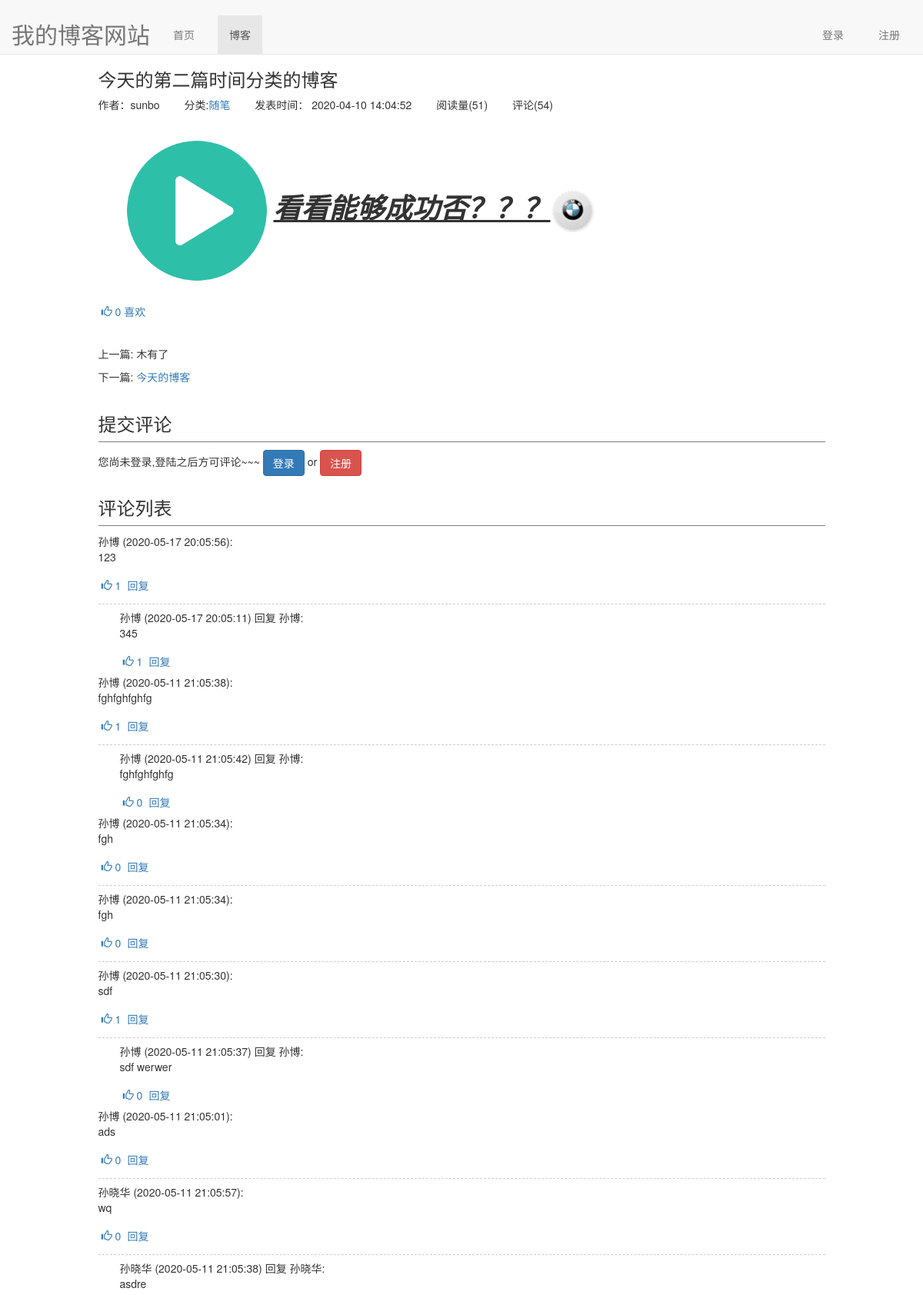
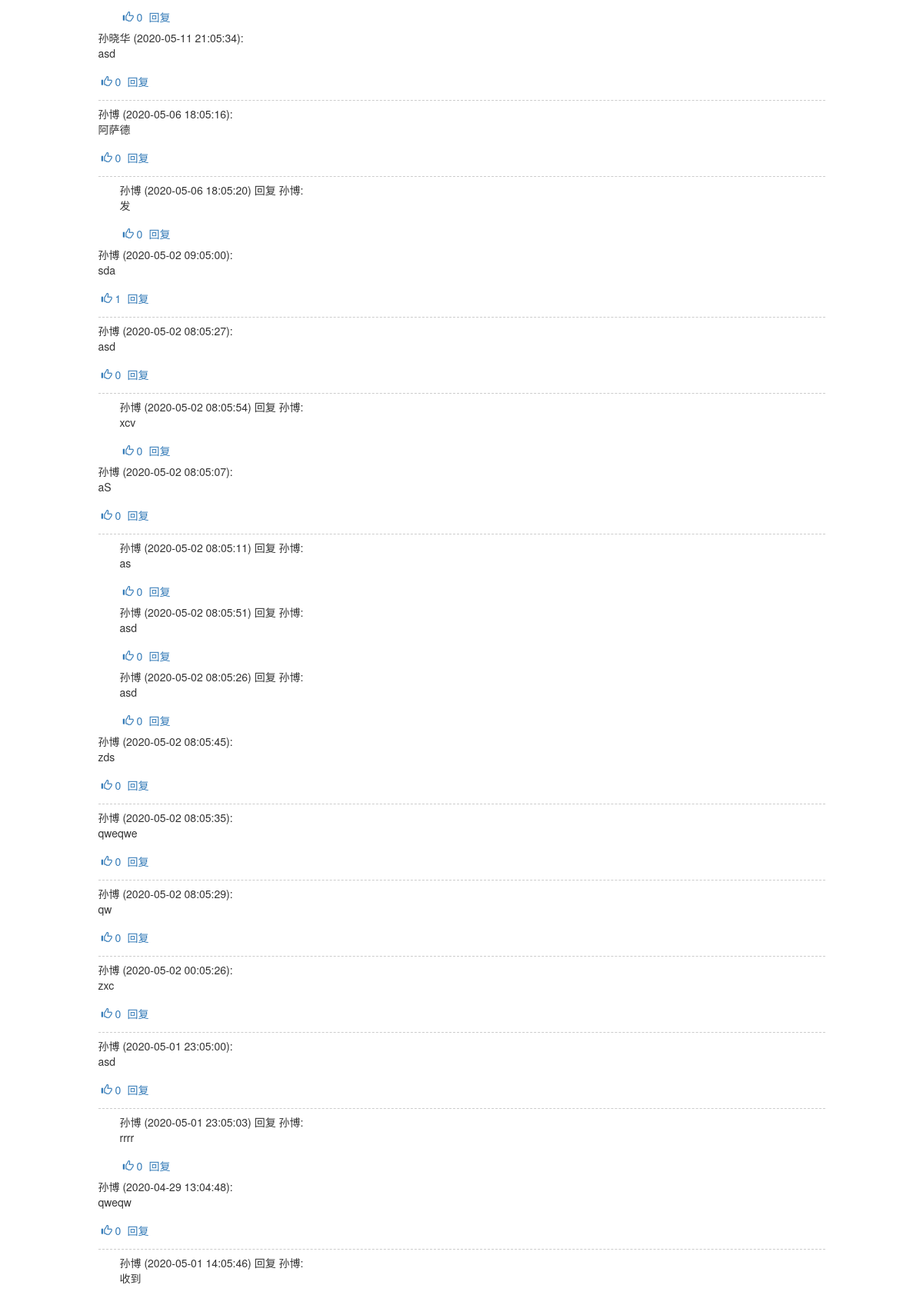
The app's page /39 (upper part) with its own data (2 pictures, top to bottom).
### blog/models.py (models this page shows, shortened)
class Blog(models.Model, ReadNumExpandMethod):
    title = models.CharField(max_length=50)     # 博客名字
    blog_type = models.ForeignKey(BlogType, on_delete=models.DO_NOTHING, related_name="blog")   # 关联类型
    content = RichTextUploadingField()    # 博客内容
    author = models.ForeignKey(User, on_delete=models.DO_NOTHING)   # 博客作者
    read_details = GenericRelation(ReadDetail)
    created_time = models.DateTimeField(auto_now_add=True)  # 创建时间
    last_updated_time = models.DateTimeField(auto_now=True)     # 最后修改时间
    class Meta:
        ordering = ["-created_time"]

class BlogType(models.Model):
    type_name = models.CharField(max_length=15)     # 博客类型
    def __str__(self):
        return self.type_name

### read_statistics/models.py (models this page shows)
class ReadNum(models.Model):
    read_num = models.IntegerField(default=0)  # 阅读数量统计
    content_type = models.ForeignKey(ContentType, on_delete=models.DO_NOTHING)   # 通过ContentType获取对应的模型类
    object_id = models.PositiveIntegerField()    # 记录对应模型的主键值
    content_object = GenericForeignKey('content_type', 'object_id')     # 将获取的模型类和对应的主键值关联起来，这样就能获取到主键值对应的数据了

### likes/models.py (models this page shows)
class LikeCount(models.Model):
    content_type = models.ForeignKey(ContentType, on_delete=models.CASCADE)  # 通过ContentType获取对应的模型类
    object_id = models.PositiveIntegerField()
    content_object = GenericForeignKey('content_type', 'object_id')			# 记录被点赞的对象
    liked_num = models.IntegerField(default=0)		# 点赞的数量

### comment/models.py (models this page shows, shortened)
class Comment(models.Model):
    content_type = models.ForeignKey(ContentType, on_delete=models.DO_NOTHING)  # 通过ContentType获取对应的模型类
    object_id = models.PositiveIntegerField()  # 记录对应模型的主键值
    content_object = GenericForeignKey('content_type', 'object_id')
    text = models.TextField()
    comment_time = models.DateTimeField(auto_now_add=True)
    user = models.ForeignKey(User, related_name="comments", on_delete=models.DO_NOTHING)   # 谁写的评论  一个模型两个字段同时指向 User 需要使用反向解析
    root = models.ForeignKey("self", null=True, related_name="root_comment", on_delete=models.DO_NOTHING)   # 记录每一条回复的顶级评论是哪一条 null=True 允许为空
    parent = models.ForeignKey("self", null=True, related_name="parent_comment", on_delete=models.DO_NOTHING)   # 指向自己
    reply_to = models.ForeignKey(User, null=True, related_name="replies", on_delete=models.DO_NOTHING)  # 回复的谁   related_name 反向解析名字为 replies
    class Meta:
        ordering = ["comment_time"]        # 按照时间

### user/models.py (models this page shows, shortened)
class Profile(models.Model):
    user = models.OneToOneField(User, on_delete=models.CASCADE)
    nickname = models.CharField(max_length=20, verbose_name="昵称")

### blog/views.py (the view)
# urls.py: path(r"<int:blog_pk>", views.blog_detail, name="blog_detail"),
def blog_detail(request, blog_pk):  # 博客详情
    blog = get_object_or_404(Blog, pk=blog_pk)      # 取出对应的blog_pk中的Blog查询集
    read_cookie_key = read_statistics_once_read(request, blog)
    context = {}
    context["previous_blog"] = Blog.objects.filter(created_time__gt=blog.created_time).last()
    context["next_blog"] = Blog.objects.filter(created_time__lt=blog.created_time).first()
    context["blog"] = blog
    context["login_form"] = LoginForm()
    response = render(request, "blog/blog_detail.html", context)
    response.set_cookie(read_cookie_key, "true")
    return response

### comment/templatetags/comment_tags.py (called while the page is built)
@register.simple_tag
def get_comment_count(obj):		# 评论数量处理
	content_type = ContentType.objects.get_for_model(obj)
	return Comment.objects.filter(content_type=content_type, object_id=obj.pk).count()

@register.simple_tag
def get_comment_list(obj):   # 评论列表处理
	content_type = ContentType.objects.get_for_model(obj)
	comments = Comment.objects.filter(content_type=content_type, object_id=obj.pk, parent=None)
	return comments.order_by("-comment_time")

### likes/templatetags/likes_tags.py (called while the page is built)
@register.simple_tag
def get_like_count(obj):    # 获取点赞总数，传递给前端页面
    content_type = ContentType.objects.get_for_model(obj)
    like_count, created = LikeCount.objects.get_or_create(content_type=content_type, object_id=obj.id)
    return like_count.liked_num

@register.simple_tag(takes_context=True)
def get_like_status(context, obj):      # 获取点赞记录，给前端页面增加active
    content_type = ContentType.objects.get_for_model(obj)
    user = context["user"]
    if not user.is_authenticated:
        return ''
    if LikeRecord.objects.filter(content_type=content_type, object_id=obj.pk, user=user).exists():
        return 'active'
    else:
        return ''

@register.simple_tag
def get_content_type(obj):  # 获得点赞类型，传递给前端页面
    content_type = ContentType.objects.get_for_model(obj)
    return content_type.model

### read_statistics/models.py (called while the page is built)
    def get_read_num(self):
        try:
            ct = ContentType.objects.get_for_model(self)    # 获取当前实例对象的模型类的名称（字符串格式）
            readnum = ReadNum.objects.get(content_type=ct, object_id=self.pk)   # 使用ReadNum类将当前对象的模型类和id关联起来
            return readnum.read_num         # 返回ReadNum中具有的阅读数量统计字段的方法
        except exceptions.ObjectDoesNotExist:       # 如果没有获取到
            return 0        # 那么返回 0

### read_statistics/utils.py (called while the page is built)
def read_statistics_once_read(request, obj):        # 需要传递request和一个对象的名称
    ct = ContentType.objects.get_for_model(obj)     # 使用  ContentType 获取该对象的模型类的名称
    key = "%s_%s_read" % (ct.model, obj.pk)     # 将模型类（在这里是字符串类型）和该实例对象的id关联起来，创建一个主键
    if not request.COOKIES.get(key):        # 然后查询浏览器的Cookie中是否存在这个key
        readnum, created = ReadNum.objects.get_or_create(content_type=ct, object_id=obj.pk)
        readnum.read_num += 1
        readnum.save()
        readDetail, created = ReadDetail.objects.get_or_create(content_type=ct, object_id=obj.pk, date=timezone.now().date())
        readDetail.read_num += 1
        readDetail.save()
    return key

### templates/blog/blog_detail.html (shortened to what this page needs)
{% extends "base.html" %}
{% load static %}
{% load comment_tags %}
{% load likes_tags %}
{% block header_extends %}
    <link rel="stylesheet" type="text/css" href="{% static 'css/style.css' %}" >
{% endblock %}
{% block nav_blog_active %}active{% endblock %}
{% block content %}
    <div class="container">
        <div class="row">
            <div class="col-xs-10 col-xs-offset-1">
                <h3>{{ blog.title }}</h3>
                <ul class="blog_info_con">
                    <li>作者：{{ blog.author }}</li>
                    <li>分类:<a href="{% url 'blog:blogs_with_type' blog.blog_type.id %}">{{ blog.blog_type }}</a></li>
                    <li>发表时间： {{ blog.created_time | date:"Y-m-d H:m:s"}}</li>
                    <li>阅读量({{ blog.get_read_num }})</li>
                    <li>评论({% get_comment_count blog %})</li>
                </ul>
                <div class="blog_content">{{ blog.content | safe}}</div>
                <div class="like" onclick="likeChange(this, '{% get_content_type blog %}', {{ blog.pk }})">
                    <span class="glyphicon glyphicon-thumbs-up {% get_like_status blog %}"></span>
                    <span class="liked-num">{% get_like_count blog %}</span>
                    <span>喜欢</span>
                </div>
                <div class="blog_more">
                    <p>上一篇:
                        {% if previous_blog %}
                            <a href="{% url 'blog:blog_detail' previous_blog.id %}">{{ previous_blog.title }}</a>
                        {% else %}
                            木有了
                        {% endif %}
                    </p>
                    <p>下一篇:
                        {% if next_blog %}
                            <a href="{% url 'blog:blog_detail' next_blog.id %}" >{{ next_blog.title }}</a>
                        {% else %}
                            木有了
                        {% endif %}
                    </p>
                </div>
            </div>
        </div>
        <div class="row">
            <div class="col-xs-10 col-xs-offset-1">
                <div class="comment-area">
                    <h3 class="comment-area-title">提交评论</h3>
                        {% if user.is_authenticated %}
                            <form id="comment_form" action="{% url 'comment:update_comment' %}" method="post" style="overflow: hidden">
                                {% csrf_token %}
                                <label>{{ user.get_nickname_or_username}}，欢迎评论~~~</label>
                                <div id="reply_content_container" style="display: none;">
                                    <p id=reply_title>回复：</p>
                                    <div id="reply_content"></div>
                                </div>
                                {% get_commnet_form blog as comment_form %}
                                {% for filed in comment_form %}
                                    {{ filed }}
                                {% endfor %}
                                <span id="comment_error" class="text-danger pull-left"></span>
                                <input type="submit" value="评论" class="btn btn-primary pull-right">
                            </form>
                    {% else %}
                        您尚未登录,登陆之后方可评论~~~
                            <a class="btn btn-primary" href="{% url 'comment:blog_login' %}?from={{ request.get_full_path }}">登录</a>
                            <span>or</span>
                            <a class="btn btn-danger" href="{% url 'comment:register' %}?from={{ request.get_full_path }}">注册</a>
                    {% endif %}
                </div>
                <div class="comment-area">
                    <h3 class="comment-area-title">评论列表</h3>
                    <div id="comment_list">
                        {% get_comment_list blog as comments %}
                        {% for comment in comments %}
                            <div id="root_{{ comment.pk  }}" class="comment">
                                <span>{{ comment.user.get_nickname_or_username }}</span>
                                <span>({{ comment.comment_time| date:"Y-m-d H:m:s" }}):</span>
                                <div id="comment_{{ comment.pk }}">
                                    {{ comment.text|safe }}
                                </div>
                                <div class="like" onclick="likeChange(this, '{% get_content_type comment %}', {{ comment.pk }})">
                                    <span class="glyphicon glyphicon-thumbs-up {% get_like_status comment %}"></span>
                                    <span class="liked-num">{% get_like_count comment %}</span>
                                </div>
                                <a href="javascript:reply({{ comment.pk }});">回复</a>
                            </div>
                            {% for reply in comment.root_comment.all  %}
                                <div class="reply">
                                    <span>{{ reply.user.get_nickname_or_username }}</span>
                                    <span>({{ reply.comment_time| date:"Y-m-d H:m:s" }})</span>
                                    <span>回复</span>
                                    <span>{{ reply.reply_to.get_nickname_or_username }}:</span>
                                    <div id="comment_{{ reply.pk }}">
                                        {{ reply.text|safe }}
                                    </div>
                                     <div class="like" onclick="likeChange(this, '{% get_content_type reply %}', {{ reply.pk }})">
                                         <span class="glyphicon glyphicon-thumbs-up {% get_like_status reply %}"></span>
                                         <span class="liked-num">{% get_like_count reply %}</span>
                                     </div>
                                    <a href="javascript:reply({{ reply.pk }});">回复</a>
                                </div>
                            {% endfor %}
                        {% empty %}
                            <div id="comment_list_empty"> 暂无评论</div>
                        {% endfor %}
                    </div>
                </div>
            </div>
        </div>
    </div>
{% endblock %}

### templates/base.html (shortened to what this page needs)
<!DOCTYPE html>
<html lang="zh-CN">
<head>
{% load static %}
    <link rel="stylesheet" type="text/css" href="{% static 'css/style.css' %}">
    <link rel="stylesheet" type="text/css" href="{% static 'bootstrap-3.3.7/css/bootstrap.min.css' %}">
    {% block header_extends %}{% endblock %}
</head>
<body>
    <nav class="navbar navbar-default navbar-fixed-top"  role="navigation">
        <div class="container-fluid">
            <div class="navbar-header">
                <a class="navbar-brand" href="/">
                    我的博客网站
                </a>
            </div>
            <div class="collapse navbar-collapse" id="bs-example-navbar-collapse-1">
                <ul class="nav navbar-nav" >
                    <li class="{% block nav_home_avtive %}{% endblock %}">
                        <a href="/">首页</a>
                    </li>
                    <li class="{% block nav_blog_active %}{% endblock %}">
                        <a href="{% url 'blog:blog_list'%}">博客</a>
                    </li>
                </ul>
                <ul class="nav navbar-nav navbar-right">
                    {% if not user.is_authenticated %}
                        <li>
                            <a href="{% url 'comment:blog_login' %}?from={{ request.get_full_path }}">登录</a>
                        </li>
                        <li>
                            <a href="{% url 'comment:register' %}?from={{ request.get_full_path }}">注册</a>
                        </li>
                    {% endif %}
                </ul>
            </div>
        </div>
    </nav>
    {% block content%}{% endblock %}
</body>
</html>

### static/css/style.css (style rules this page uses)
* { margin: 0; padding: 0; }
body { margin-top: 70px !important; }
.navbar-brand { font-size: 30px !important; margin-top: 20px !important; }
.navbar-nav>li { margin-top: 20px; margin-right: 15px; }
.blog_info_con { list-style-type: none; margin-bottom: 2em; }
.blog_info_con>li { display: inline-block; margin-right: 2em; }
.blog_content { text-indent: 2em; font-size: 14px; margin-bottom: 1em; }
.blog_more { margin-top: 2em; }
.comment-area { margin-top: 2em; }
.comment-area-title { border-bottom: 1px solid grey; padding-bottom: 0.4em; }
.comment { border-bottom: 1px dashed #cccccc; margin-bottom: 0.5em; padding-bottom: 0.5em; }
.reply { margin-left: 2em; }
.like { color: #337ab7; cursor: pointer; display: inline-block; padding: 0.5em 0.3em; }

### records on screen
Blog: title "今天的第二篇时间分类的博客", author "sunbo", blog_type "随笔", created_time "2020-04-10 14:04:52", get_read_num "51", id "54", content (picture), content "看看能够成功否？？？", id.liked_num "0"
Blog: title "今天的博客"
Comment: user.get_nickname_or_username "孙博", comment_time "2020-05-17 20:05:56", text "123", id.liked_num "1"
Comment: user.get_nickname_or_username "孙博", comment_time "2020-05-17 20:05:11", reply_to.get_nickname_or_username "孙博", text "345", id.liked_num "1"
Comment: user.get_nickname_or_username "孙博", comment_time "2020-05-11 21:05:38", text "fghfghfghfg", id.liked_num "1"
Comment: user.get_nickname_or_username "孙博", comment_time "2020-05-11 21:05:42", reply_to.get_nickname_or_username "孙博", text "fghfghfghfg", id.liked_num "0"
Comment: user.get_nickname_or_username "孙博", comment_time "2020-05-11 21:05:34", text "fgh", id.liked_num "0"
Comment: user.get_nickname_or_username "孙博", comment_time "2020-05-11 21:05:34", text "fgh", id.liked_num "0"
Comment: user.get_nickname_or_username "孙博", comment_time "2020-05-11 21:05:30", text "sdf", id.liked_num "1"
Comment: user.get_nickname_or_username "孙博", comment_time "2020-05-11 21:05:37", reply_to.get_nickname_or_username "孙博", text "sdf werwer", id.liked_num "0"
Comment: user.get_nickname_or_username "孙博", comment_time "2020-05-11 21:05:01", text "ads", id.liked_num "0"
Comment: user.get_nickname_or_username "孙晓华", comment_time "2020-05-11 21:05:57", text "wq", id.liked_num "0"
Comment: user.get_nickname_or_username "孙晓华", comment_time "2020-05-11 21:05:38", reply_to.get_nickname_or_username "孙晓华", text "asdre", id.liked_num "0"
Comment: user.get_nickname_or_username "孙晓华", comment_time "2020-05-11 21:05:34", text "asd", id.liked_num "0"
Comment: user.get_nickname_or_username "孙博", comment_time "2020-05-06 18:05:16", text "阿萨德", id.liked_num "0"
Comment: user.get_nickname_or_username "孙博", comment_time "2020-05-06 18:05:20", reply_to.get_nickname_or_username "孙博", text "发", id.liked_num "0"
Comment: user.get_nickname_or_username "孙博", comment_time "2020-05-02 09:05:00", text "sda", id.liked_num "1"
Comment: user.get_nickname_or_username "孙博", comment_time "2020-05-02 08:05:27", text "asd", id.liked_num "0"
Comment: user.get_nickname_or_username "孙博", comment_time "2020-05-02 08:05:54", reply_to.get_nickname_or_username "孙博", text "xcv", id.liked_num "0"
Comment: user.get_nickname_or_username "孙博", comment_time "2020-05-02 08:05:07", text "aS", id.liked_num "0"
Comment: user.get_nickname_or_username "孙博", comment_time "2020-05-02 08:05:11", reply_to.get_nickname_or_username "孙博", text "as", id.liked_num "0"
Comment: user.get_nickname_or_username "孙博", comment_time "2020-05-02 08:05:51", reply_to.get_nickname_or_username "孙博", text "asd", id.liked_num "0"
Comment: user.get_nickname_or_username "孙博", comment_time "2020-05-02 08:05:26", reply_to.get_nickname_or_username "孙博", text "asd", id.liked_num "0"
Comment: user.get_nickname_or_username "孙博", comment_time "2020-05-02 08:05:45", text "zds", id.liked_num "0"
Comment: user.get_nickname_or_username "孙博", comment_time "2020-05-02 08:05:35", text "qweqwe", id.liked_num "0"
Comment: user.get_nickname_or_username "孙博", comment_time "2020-05-02 08:05:29", text "qw", id.liked_num "0"
Comment: user.get_nickname_or_username "孙博", comment_time "2020-05-02 00:05:26", text "zxc", id.liked_num "0"
Comment: user.get_nickname_or_username "孙博", comment_time "2020-05-01 23:05:00", text "asd", id.liked_num "0"
Comment: user.get_nickname_or_username "孙博", comment_time "2020-05-01 23:05:03", reply_to.get_nickname_or_username "孙博", text "rrrr", id.liked_num "0"
Comment: user.get_nickname_or_username "孙博", comment_time "2020-04-29 13:04:48", text "qweqw", id.liked_num "0"
Comment: user.get_nickname_or_username "孙博", comment_time "2020-05-01 14:05:46", reply_to.get_nickname_or_username "孙博", text "收到"
